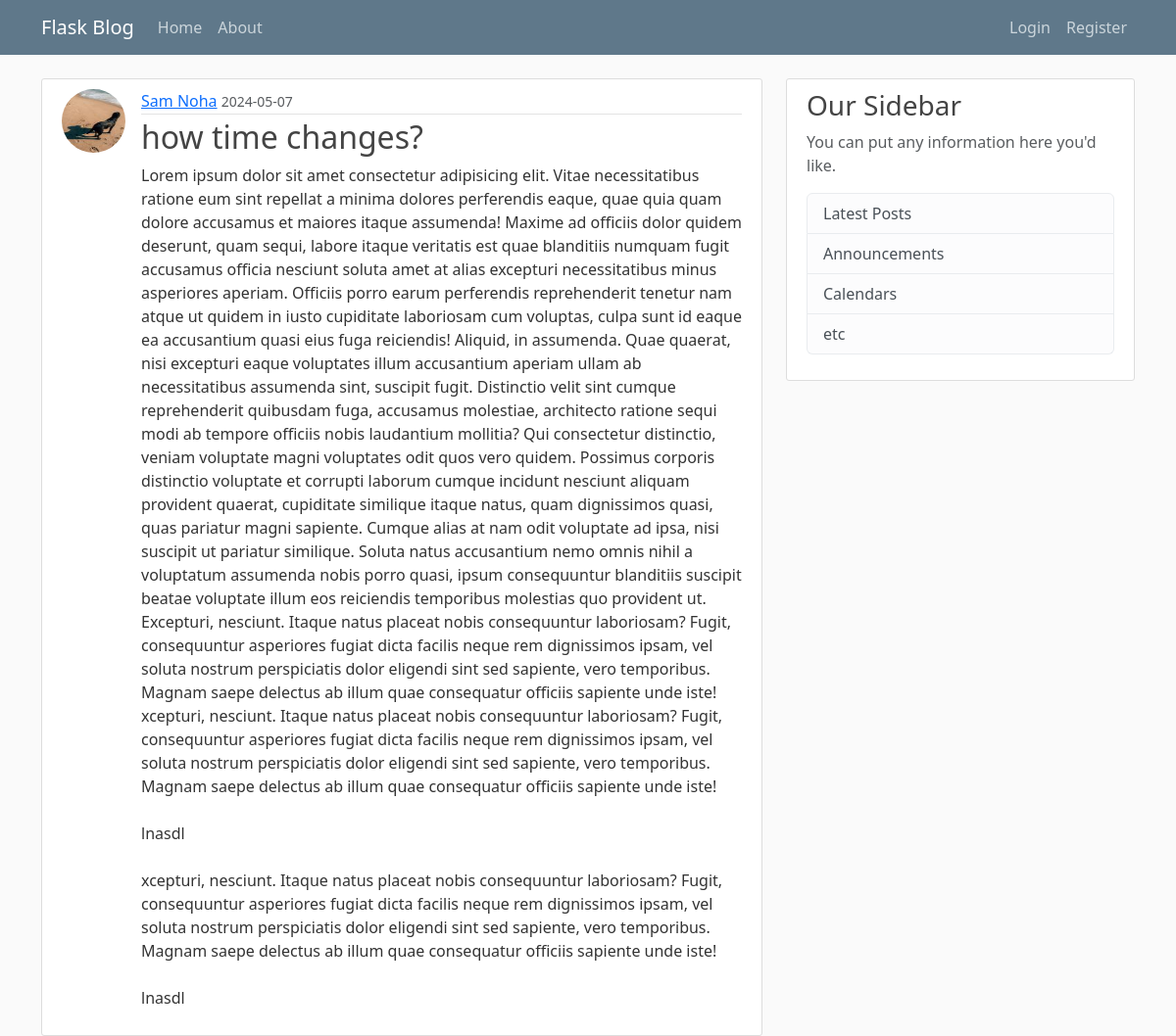
/post/22, run on an earlier commit of the app's database.
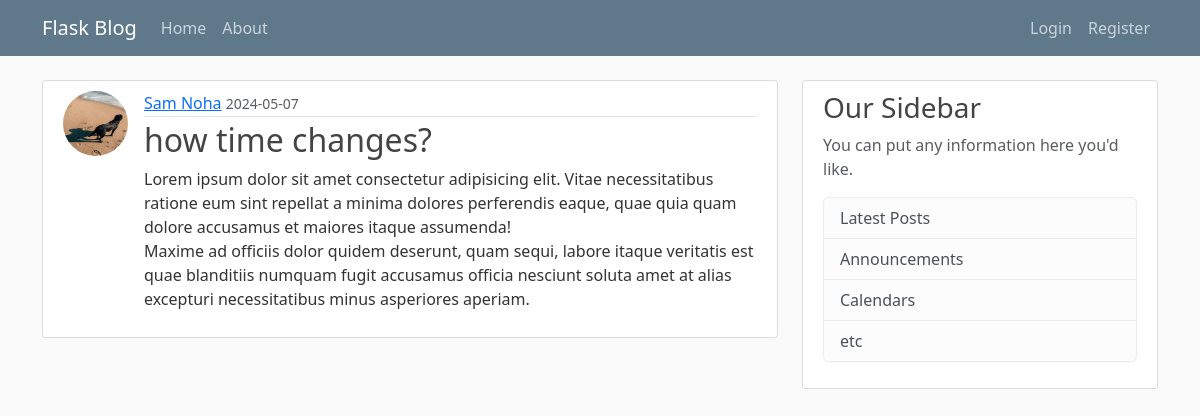
And on a later commit of the database.
### flaskblog/models.py (models this page shows, shortened)
class Post(db.Model):
  id = db.Column(db.Integer, primary_key=True)
  title = db.Column(db.String(100), unique=True, nullable=False)
  date_posted = db.Column(db.DateTime, nullable=False, default=datetime.now)
  content = db.Column(db.Text, nullable=False)
  user_id = db.Column(db.Integer, db.ForeignKey('user.id'), nullable=False)

### flaskblog/routes.py (the view)
@app.route('/post/<int:post_id>')
def post(post_id):
  post = Post.query.get_or_404(post_id)
  return render_template('post.html',title=post.title, post=post)

### flaskblog/templates/post.html (shortened to what this page needs)
{% extends "layout.html" %}
{% block content %}
<article class="media content-section d-flex">
    <div>
        <img src="{{ url_for('static', filename='profile_pics/' + post.author.image_file) }}" alt=""
            class="rounded-circle article-img">
    </div>
    <div class="media-body w-100">
        <div class="article-metadata">
            <a class="mr-2" href="{{url_for('user_posts',username=post.author.username)}}">{{ post.author.username }}</a>
            <small class="text-muted">{{ post.date_posted.strftime('%Y-%m-%d') }}</small>
        </div>
        <h2 class="article-title">{{ post.title }}</a></h2>
        <p class="article-content">{{ post.content }}</p>
    </div>
</article>
{% endblock content %}

What changed in the data, as far as the page shows it:
changed Post "how time changes?": content "…necessitatibus minus asperiores aperiam. Officiis porro earum perferendis reprehenderit tenetur nam atque ut quidem in iusto cupiditate laboriosam cum voluptas, culpa sunt id eaque ea accusantium quasi eius fuga reiciendis! Aliquid, in assumenda. Quae quaerat, nisi excepturi eaque voluptates illum accusantium aperiam ullam ab necessitatibus assumenda sint, suscipit fugit. Distinctio velit sint cumque reprehenderit quibusdam fuga, accusamus molestiae, architecto ratione sequi modi ab tempore officiis nobis laudantium mollitia? Qui consectetur distinctio, veniam voluptate magni voluptates odit quos vero quidem. Possimus corporis distinctio voluptate et corrupti laborum cumque incidunt…" → "…necessitatibus minus asperiores aperiam."
